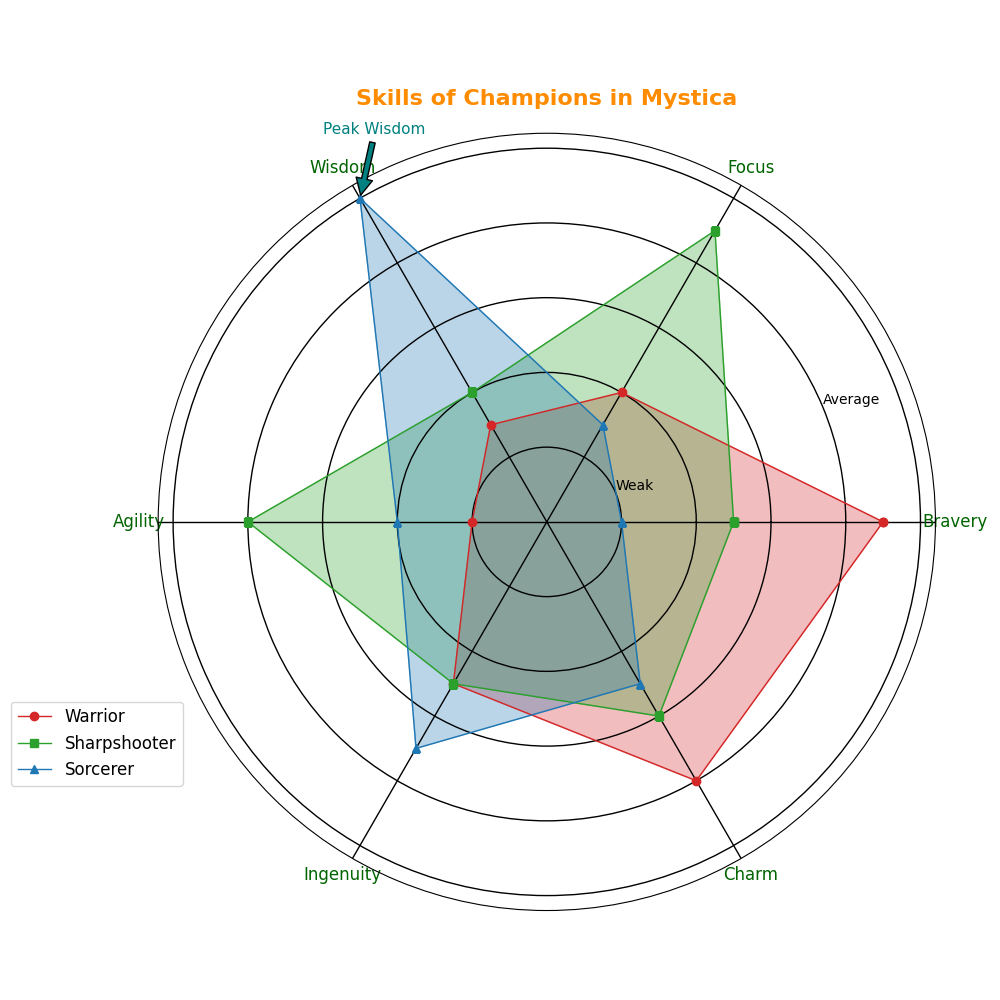

Write the Python code that produced this figure.
import matplotlib.pyplot as plt
import numpy as np

# Skills of various characters
skills = ['Bravery', 'Focus', 'Wisdom', 'Agility', 'Ingenuity', 'Charm']
num_skills = len(skills)

# Skills scores
knight_skills = [9, 4, 3, 2, 5, 8]
archer_skills = [5, 9, 4, 8, 5, 6]
mage_skills = [2, 3, 10, 4, 7, 5]

# Define angles for plotting
angles = np.linspace(0, 2 * np.pi, num_skills, endpoint=False).tolist()
knight_skills += knight_skills[:1]
archer_skills += archer_skills[:1]
mage_skills += mage_skills[:1]
angles += angles[:1]

fig, ax = plt.subplots(figsize=(10, 10), subplot_kw=dict(polar=True))
fig.patch.set_facecolor('#ffffff')

# Define gridlines
ax.grid(color='black', linestyle='-', linewidth=1)

# Plot each character's skills
ax.fill(angles, knight_skills, color='tab:red', alpha=0.3)
ax.plot(angles, knight_skills, color='tab:red', linewidth=1, linestyle='solid', marker='o', label='Warrior')

ax.fill(angles, archer_skills, color='tab:green', alpha=0.3)
ax.plot(angles, archer_skills, color='tab:green', linewidth=1, linestyle='solid', marker='s', label='Sharpshooter')

ax.fill(angles, mage_skills, color='tab:blue', alpha=0.3)
ax.plot(angles, mage_skills, color='tab:blue', linewidth=1, linestyle='solid', marker='^', label='Sorcerer')

# Customize axis labels and title
ax.set_yticklabels(['Weak', '', '', 'Average', '', '', 'Strong'], fontsize=10, color='black')
ax.set_xticks(angles[:-1])
ax.set_xticklabels(skills, fontsize=12, color='darkgreen')

# Annotate a specific skill
ax.annotate('Peak Wisdom', xy=(angles[2], mage_skills[2]), xytext=(angles[2], mage_skills[2] + 2),
            arrowprops=dict(facecolor='teal', shrink=0.05), fontsize=11, color='teal')

# Set chart title and legend
ax.set_title('Skills of Champions in Mystica', fontsize=16, fontweight='bold', color='darkorange', pad=20)
ax.legend(loc='lower left', bbox_to_anchor=(-0.2, 0.15), frameon=True, fontsize=12)

plt.tight_layout()
plt.show()
